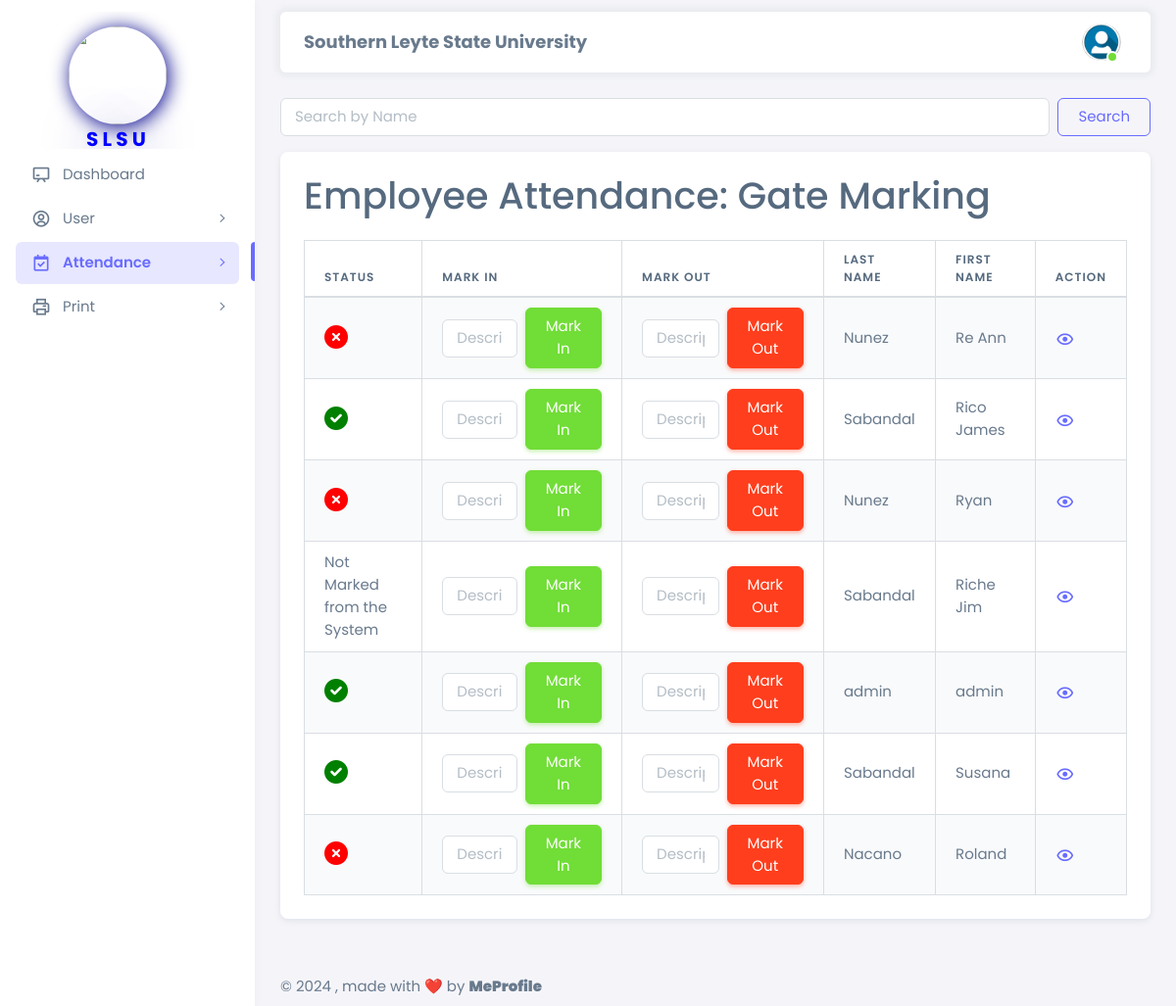
The app's page /html/admin/attendance_gate.php (signed in) with its own data.
### tables this page shows
CREATE TABLE `employee_registration` (
  `employee_id` int NOT NULL,
  `first_name` varchar(50) NOT NULL,
  `last_name` varchar(50) NOT NULL,
  `email` varchar(100) NOT NULL,
  `password` varchar(255) NOT NULL,
  `phone_number` varchar(15) DEFAULT NULL,
  `department` varchar(50) DEFAULT NULL,
  `position` varchar(50) DEFAULT NULL,
  `is_admin` tinyint(1) NOT NULL DEFAULT '0',
  `hire_date` date DEFAULT NULL,
  `address` varchar(255) DEFAULT NULL,
  `city` varchar(100) DEFAULT NULL,
  `postal_code` varchar(20) DEFAULT NULL,
  `country` varchar(50) DEFAULT NULL,
  `date_of_birth` date DEFAULT NULL,
  `gender` varchar(10) DEFAULT NULL,
  `emergency_contact_name` varchar(100) DEFAULT NULL,
  `emergency_contact_number` varchar(15) DEFAULT NULL,
  `created_at` timestamp NULL DEFAULT CURRENT_TIMESTAMP,
  `updated_at` timestamp NULL DEFAULT CURRENT_TIMESTAMP ON UPDATE CURRENT_TIMESTAMP,
  `is_assigned` tinyint(1) NOT NULL DEFAULT '0',
  `is_assigned_department` tinyint(1) NOT NULL DEFAULT '0'
);

### html/admin/attendance_gate.php (the view, shortened to what this page needs)
<?php
require '../config.php';
$search = '';
if (isset($_GET['search']) && !empty($_GET['search'])) {
    $search = sanitize_input($_GET['search']);
    $sql = "SELECT employee_id, first_name, last_name
            FROM employee_registration
            WHERE first_name LIKE ? OR last_name LIKE ?";
    $stmt = $conn->prepare($sql);
    $search_param = "%" . $search . "%";
    $stmt->bind_param("ss", $search_param, $search_param);
} else {
    $sql = "SELECT employee_id, first_name, last_name FROM employee_registration";
    $stmt = $conn->prepare($sql);
}
$stmt->execute();
$result = $stmt->get_result();
?>
<!DOCTYPE html>
<html lang="en" class="light-style layout-menu-fixed" dir="ltr" data-theme="theme-default" data-assets-path="../../assets/" data-template="vertical-menu-template-free">
  <head>
    <link rel="stylesheet" href="../../assets/vendor/fonts/boxicons.css" />
    <link rel="stylesheet" href="../../assets/vendor/css/core.css" class="template-customizer-core-css" />
    <link rel="stylesheet" href="../../assets/vendor/css/theme-default.css" class="template-customizer-theme-css" />
    <link rel="stylesheet" href="../../assets/css/demo.css" />
    <link rel="stylesheet" href="../../assets/vendor/libs/perfect-scrollbar/perfect-scrollbar.css" />
    <link rel="stylesheet" href="../../assets/vendor/libs/apex-charts/apex-charts.css" />
    <link rel="stylesheet" href="https://cdnjs.cloudflare.com/ajax/libs/font-awesome/5.15.4/css/all.min.css">
    <link rel="stylesheet" href="https://cdnjs.cloudflare.com/ajax/libs/font-awesome/6.0.0/css/all.min.css">
  </head>
  <body>
    <div class="layout-wrapper layout-content-navbar">
      <div class="layout-container">
        <aside id="layout-menu" class="layout-menu menu-vertical menu bg-menu-theme">
          <div class="app-brand demo" style=" padding: 70px;">
            <div class="logo">
              <img style="border-radius: 500px; box-shadow: 2px 2px 20px #00008b; margin-top: 30px; margin-bottom: 5px;" src="../../assets/img/avatars/logo.png" width="100" height="100" alt="">
              <b><p style="font-size: 20px; color: blue; text-shadow: 2px 2px 50px #00008b; padding-left: 18px;">S L S U</p></b>
          </div>
          </div>
          <ul class="menu-inner py-1">
                    <li class="menu-item">
                      <a href="dashboard.php" class="menu-link">
                        <i class="menu-icon tf-icons bx bx-chalkboard"></i>
                        <div data-i18n="Analytics">Dashboard</div>
                      </a>
                    </li>
                    <li class="menu-item">
                        <a href="javascript:void(0);" class="menu-link menu-toggle">
                            <i class="menu-icon tf-icons bx bx-user-circle"></i>
                            <div data-i18n="Layouts">User</div>
                        </a>
                    </li>
                    <li class="menu-item active">
                        <a href="javascript:void(0);" class="menu-link menu-toggle">
                            <i class="menu-icon tf-icons bx bx-calendar-check"></i>
                            <div data-i18n="Analytics">Attendance</div>
                        </a>
                    </li>
                    <li class="menu-item">
                      <a href="javascript:void(0);" class="menu-link menu-toggle">
                        <i class="menu-icon tf-icons bx bx-printer"></i>
                        <div data-i18n="Analytics">Print</div>
                      </a>
                    </li>
        </aside>
        <div class="layout-page">
          <nav
            class="layout-navbar container-xxl navbar navbar-expand-xl navbar-detached align-items-center bg-navbar-theme"
            id="layout-navbar"
          >
            <div class="navbar-nav-right d-flex align-items-center" id="navbar-collapse">
              <center>
                <p style="font-size: 18px; padding-top: 15px;"><b>Southern Leyte State University</b></p>
              </center>
              <ul class="navbar-nav flex-row align-items-center ms-auto">
                <li class="nav-item navbar-dropdown dropdown-user dropdown">
                  <a class="nav-link dropdown-toggle hide-arrow" href="javascript:void(0);" data-bs-toggle="dropdown">
                    <div class="avatar avatar-online">
                      <img src="../../assets/img/avatars/user.png" alts class="w-px-40 h-auto rounded-circle" />
                    </div>
                  </a>
                </li>
              </ul>
            </div>
          </nav>
          <div class="content-wrapper">
            <div class="container-xxl flex-grow-1 container-p-y">
              <div class="row mb-3">
                <div class="col-lg-12">
                  <form class="d-flex" method="GET" action="<?php echo htmlspecialchars($_SERVER["PHP_SELF"]); ?>">
                    <input class="form-control me-2" type="search" placeholder="Search by Name" aria-label="Search" name="search" value="<?php echo htmlspecialchars($search); ?>">
                    <button class="btn btn-outline-primary" type="submit">Search</button>
                  </form>
                </div>
              </div>
              <div class="row">
                <div class="col-lg-12 mb-4">
                  <div class="card">
                    <div class="card-body">
                      <h1 class="mb-4">Employee Attendance: Gate Marking</h1>
                      <div class="table-responsive">
                        <table class="table table-bordered table-striped">
                          <thead>
                            <tr>
                              <th>Status</th>
                              <th>Mark In</th>
                              <th>Mark Out</th>
                              <th>Last Name</th>
                              <th>First Name</th>
                              <th>Action</th>
                            </tr>
                          </thead>
                          <tbody>
                              <?php
                              if ($result->num_rows > 0) {
                                  while ($row = $result->fetch_assoc()) {
                                      echo "<tr>";
                                      $sql_status = "SELECT attendance_status FROM employee_attendance_gate WHERE employee_id = ? ORDER BY entry_time DESC LIMIT 1";
                                      $stmt_status = $conn->prepare($sql_status);
                                      $stmt_status->bind_param("i", $row["employee_id"]);
                                      $stmt_status->execute();
                                      $result_status = $stmt_status->get_result();
                                      if ($result_status->num_rows > 0) {
                                          $status_row = $result_status->fetch_assoc();
                                          echo '<td class="status-icon">';
                                          if ($status_row['attendance_status'] == '0') {
                                              echo "<td>Not Marked from the System</td>";
                                          } elseif ($status_row['attendance_status'] == '1') {
                                              echo '<i class="fas fa-check-circle status-icon-checked"></i>';
                                          } elseif ($status_row['attendance_status'] == '2') {
                                              echo '<i class="fas fa-times-circle status-icon-wrong"></i>';
                                          }
                                          echo '</td>';
                                      } else {
                                          echo "<td>Not Marked from the System</td>";
                                      }
                                      echo '<td class="mark-column">
                                              <form method="post" action="" class="d-flex flex-column flex-sm-row align-items-center">
                                                  <input type="hidden" name="employee_id" value="' . $row["employee_id"] . '">
                                                  <input type="hidden" name="entry_type" value="in">
                                                  <input type="text" name="description" class="form-control mb-2 mb-sm-0 me-sm-2" placeholder="Description (optional)">
                                                  <button type="submit" name="mark_attendance" class="btn btn-success">
                                                      <span class="d-none d-sm-inline">Mark In</span>
                                                      <span class="d-inline d-sm-none">In</span>
                                                  </button>
                                              </form>
                                          </td>';
                                      echo '<td class="mark-column">
                                              <form method="post" action="" class="d-flex flex-column flex-sm-row align-items-center">
                                                  <input type="hidden" name="employee_id" value="' . $row["employee_id"] . '">
                                                  <input type="hidden" name="entry_type" value="out">
                                                  <input type="text" name="description" class="form-control mb-2 mb-sm-0 me-sm-2" placeholder="Description (optional)">
                                                  <button type="submit" name="mark_attendance" class="btn btn-danger">
                                                      <span class="d-none d-sm-inline">Mark Out</span>
                                                      <span class="d-inline d-sm-none">Out</span>
                                                  </button>
                                              </form>
                                          </td>';
                                      echo "<td>" . $row["last_name"] . "</td>";
                                      echo "<td>" . $row["first_name"] . "</td>";
                                      echo "<td><a href='employee_attendance_information_gate.php?employee_id=" . $row['employee_id'] . "'><i class='menu-icon tf-icons bx bx-show'></i></a></td>";
                                      echo "</tr>";
                                  }
                              } else {
                                  echo "<tr><td colspan='6'>No employees found.</td></tr>";
                              }
                              ?>
                          </tbody>
                        </table>
                      </div>
                    </div>
                  </div>
                </div>
              </div>
            </div>
          </div>
              <footer class="content-footer footer bg-footer-theme">
              <div class="container-xxl d-flex flex-wrap justify-content-between py-2 flex-md-row flex-column">
                <div class="mb-2 mb-md-0">
                  ©
                  , made with ❤️ by
                  <a href="https://www.facebook.com/james.jeager.3" target="_blank" class="footer-link fw-bolder">MeProfile</a>
                </div>
              </div>
            </footer>
            </div>
          </div>
        </div>
  </body>
</html>

### assets/css/demo.css (style rules this page uses)
.menu .app-brand.demo { height: 64px; margin-top: 12px; }

### html/admin/attendance_gate.php (style rules this page uses)
body { font-family: 'Poppins', sans-serif; }
.status-icon { font-size: 24px; }
.status-icon-checked:before { content: "\f058"; color: green; }
.status-icon-wrong:before { content: "\f057"; color: red; }

### records on screen
employee_registration: last_name "Nunez", first_name "Re Ann"
employee_registration: last_name "Sabandal", first_name "Rico James"
employee_registration: last_name "Nunez", first_name "Ryan"
employee_registration: shows "Not Marked from the System", last_name "Sabandal", first_name "Riche Jim"
employee_registration: last_name "admin", first_name "admin"
employee_registration: last_name "Sabandal", first_name "Susana"
employee_registration: last_name "Nacano", first_name "Roland"
